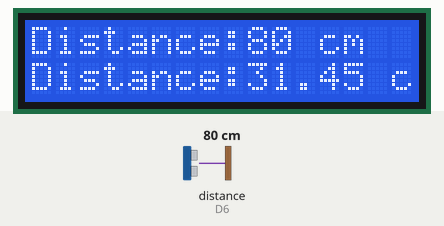
The sketch below on a simulated ESP8266 (NodeMCU). Parts: 16×2 character LCD. Wiring (inferred from the names in the program): ultrasonic range finder: trigger D5; echo D6. Inputs (shaded band) come from the test bench; at power-on: distance to the obstacle (sensor on D6) 80 cm. The echo pulse lasts 58.3 µs per cm; what the sketch prints to the serial monitor is not drawn.

Above: at 1.3 s.
1.4 s: distance to the obstacle (sensor on D6) set to 2 cm
At 3.1 s:
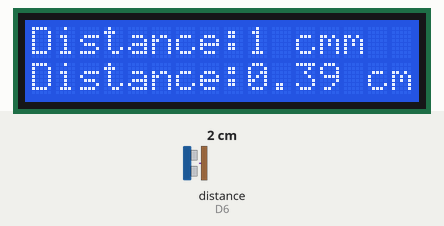
4.1 s: distance to the obstacle (sensor on D6) set to 18 cm
At 4.7 s:
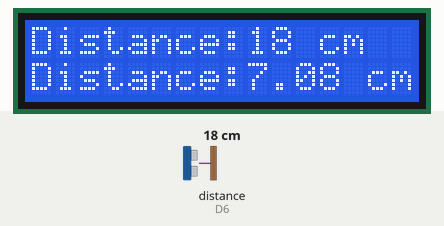
6.8 s: distance to the obstacle (sensor on D6) set to 4 cm
At 9.0 s:
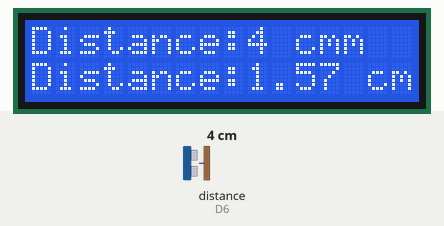
Timing chart, 0 to 10.5 s (numbered marks = the images above; inputs shaded):
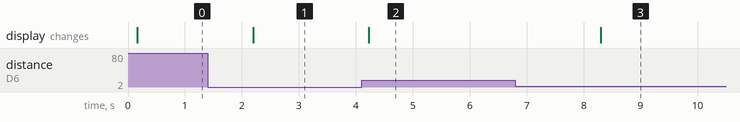

Measured:
- after the input at 1.4 s, the display: changes after 0.80 s (image 1)
- after the input at 4.1 s, the display: changes after 0.13 s (image 2)
- after the input at 6.8 s, the display: changes after 1.5 s (image 3)

The sketch:

distance_sensor.ino
```cpp
#define TRIGGERPIN D5
#define ECHOPIN D6
#include <LiquidCrystal_I2C.h>

LiquidCrystal_I2C lcd(0x27, 16, 2);

int screenWidth = 16;
int screenHeight = 2;

int stringStart, stringEnd = 0;
int scrollCursor = screenWidth;

void setup() {
  Serial.begin(9600);
  pinMode(TRIGGERPIN, OUTPUT);
  pinMode(ECHOPIN, INPUT);

  lcd.init();
  lcd.backlight();
  lcd.begin(screenWidth, screenHeight);

}

void loop() {


  long duration, distance;
  digitalWrite(TRIGGERPIN, LOW);
  delayMicroseconds(3);

  digitalWrite(TRIGGERPIN, HIGH);
  delayMicroseconds(12);

  digitalWrite(TRIGGERPIN, LOW);
  duration = pulseIn(ECHOPIN, HIGH);
  distance = (duration/2) / 29.1;
  Serial.print(distance);
  Serial.println("Cm");
  Serial.print(distance*0.39307);
  Serial.println("Inch");

  lcd.setCursor(0, 0);
  lcd.print("Distance: ");


  lcd.setCursor(0, 1);
  lcd.print("Distance: ");

  lcd.setCursor(9, 0);
  lcd.print(distance);
  lcd.print(" cm");

  lcd.setCursor(9, 1);
  lcd.print(distance*0.39307);
  lcd.print(" cm");


  delay(2000);

}
```
